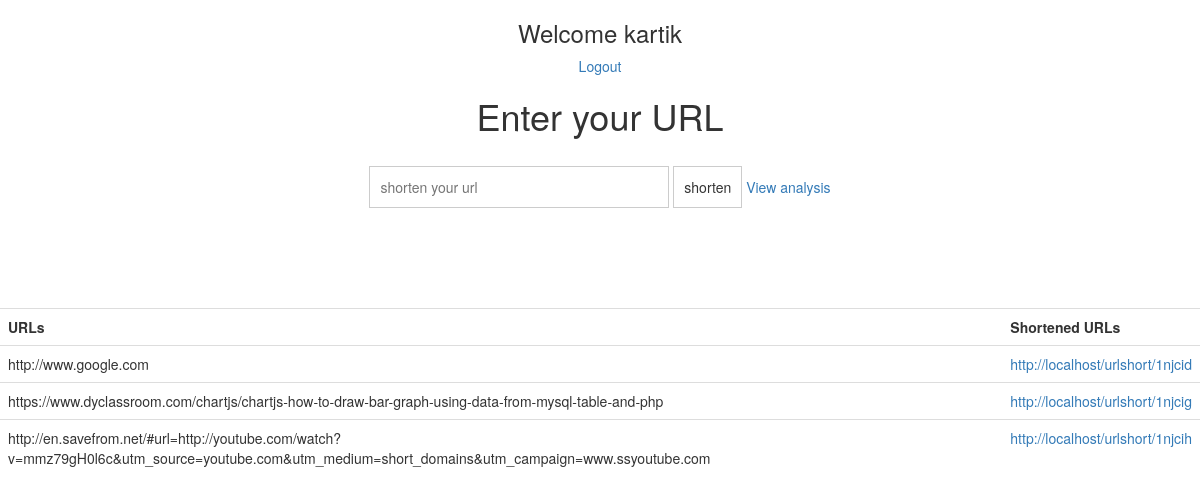
The page /index.php (signed in) on the database its author committed.
### tables this page shows
CREATE TABLE IF NOT EXISTS `links` (
  `id` int(11) NOT NULL AUTO_INCREMENT,
  `url` varchar(255) DEFAULT NULL,
  `code` varchar(255) DEFAULT NULL,
  `created` datetime DEFAULT NULL,
  PRIMARY KEY (`id`)
);

### index.php (the view, shortened to what this page needs)
<?php
	require "connect.php";
?>
<!doctype html>
<html>
	<head>
		<link rel="stylesheet" href="css/style.css"/>
		<link rel="stylesheet" href="css/bootstrap.min.css">
	</head>
	<body>
	<center>
		<div class="container">
			<?php
			if(isset($_SESSION['user']))
			{
				$user = $_SESSION['user'];
				echo "<h3> Welcome {$user}</h3>";
				echo '<a href="logout.php"> Logout </a>';
			}
			?>
			<h1 class="title"> Enter your URL </h1>
			<br>
			<form action="shorten.php" method="post">
				<input type="url" name="url" placeholder="shorten your url" autocomplete="off" />
				<input type="submit" value="shorten" />
				<?php
					if(isset($_SESSION['user']))
					{
						echo '<a href="bargraph.php"> View analysis</a>';
					}
				?>
			</form>
		</div>
		<br>
		<br>
		<br>
		<br>
		<br>
		<?php
			if(isset($_SESSION['id']))
			{
				$id=$_SESSION['id'];
				$sql="SELECT code,url FROM links Where id IN (SELECT url_id FROM user_links WHERE  uid='$id');";
				$result=mysqli_query($conn,$sql) or die("cannot execute");
				if ($result->num_rows > 0)
				{
					echo '<table class="table table-hover">
								<tr>
								<th> URLs </th>
								<th> Shortened URLs </th>
								</tr>';
					while($row = $result->fetch_row())
					{
		?>
		<tr>
			<td> <?php echo $row[1]; ?> </td>
				<td> <a href="link_counter.php?url=http://localhost/urlshort/<?php echo $row[0]; ?>">http://localhost/urlshort/<?php echo $row[0]; ?> </a>
			</td>
		</tr>
		</center>
		<?php
			}
			}
			}
		?>
	</body>
</html>

### css/style.css (style rules this page uses)
body,input { font:0.9em Tahoma, sans-serif; }
.title { font-weight:normal; }
.container { max-width:600px; text-align:center; margin:0 auto; }
input { padding:10px; background-color:#fff; border:1px solid #ccc; margin:0; }
input[type="url"] { width:300px; }

### rows shown on the page
links: url "http://www.google.com", code "1njcid"
links: url "https://www.dyclassroom.com/chartjs/chartjs-how-to-draw-bar-graph-using-data-from-mysql-table-and-php", code "1njcig"
links: url "http://en.savefrom.net/#url=http://youtube.com/watch?v=mmz79gH0l6c&utm_source=youtube.com&utm_medium=short_domains&utm_campaign=www.ssyoutube.com", code "1njcih"

### other values the page prints
$user "kartik"
